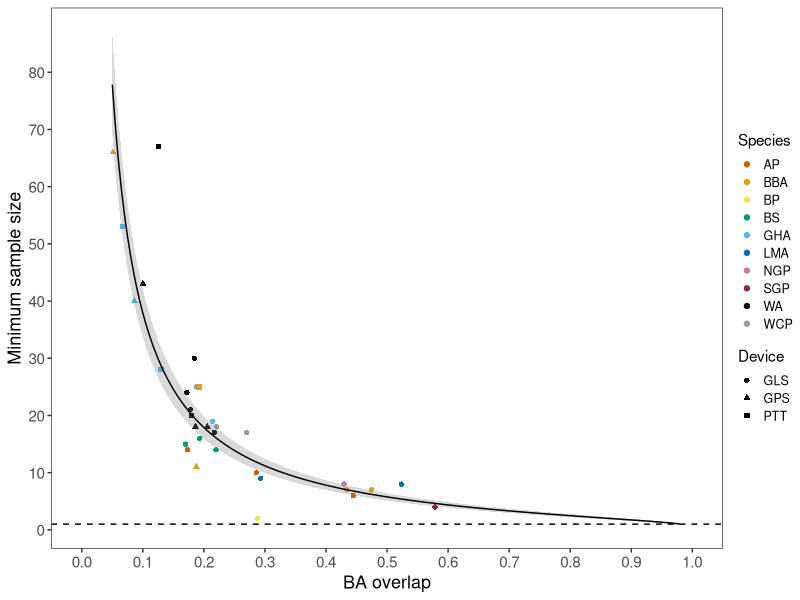
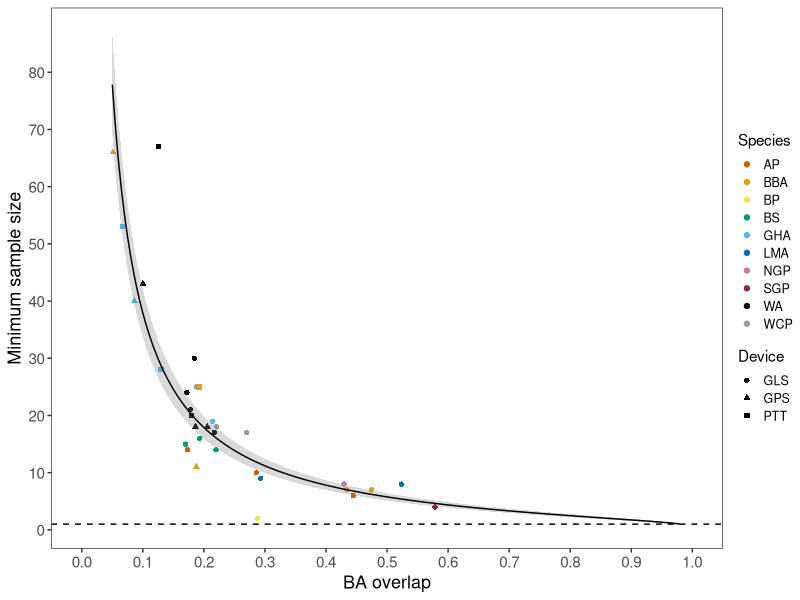
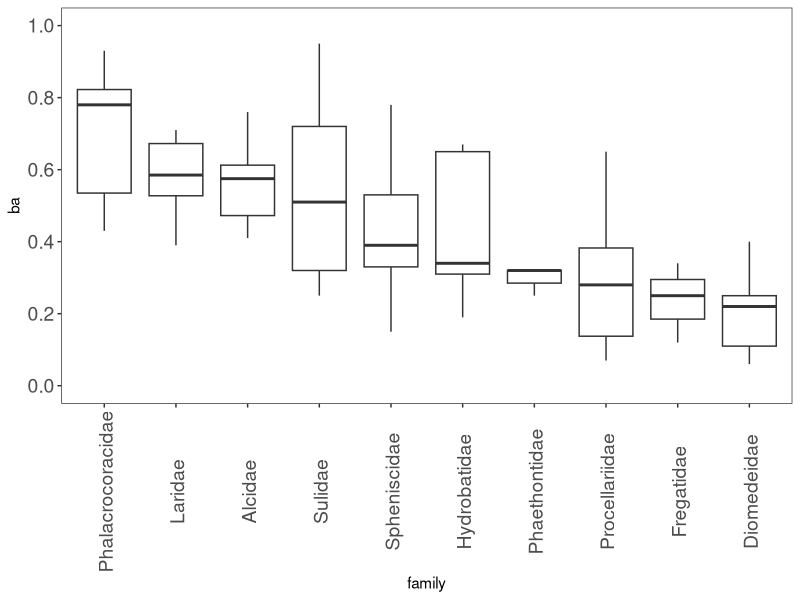
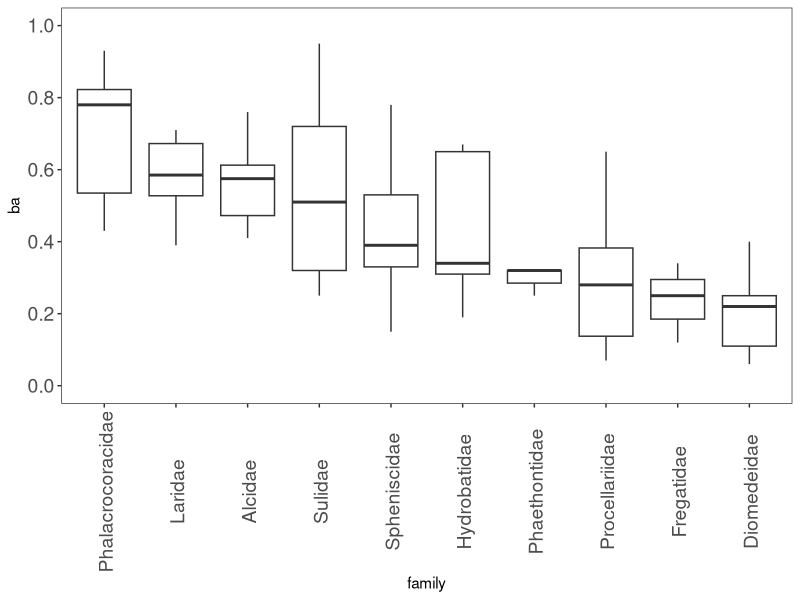
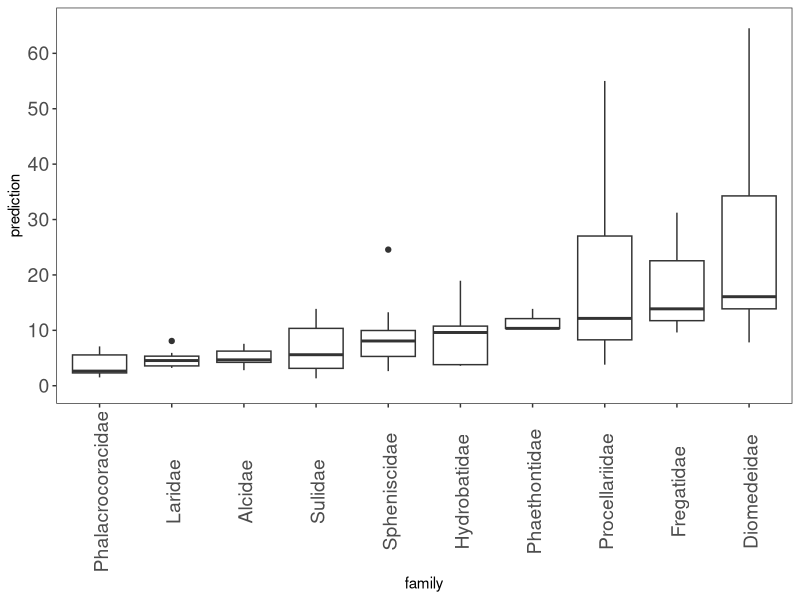
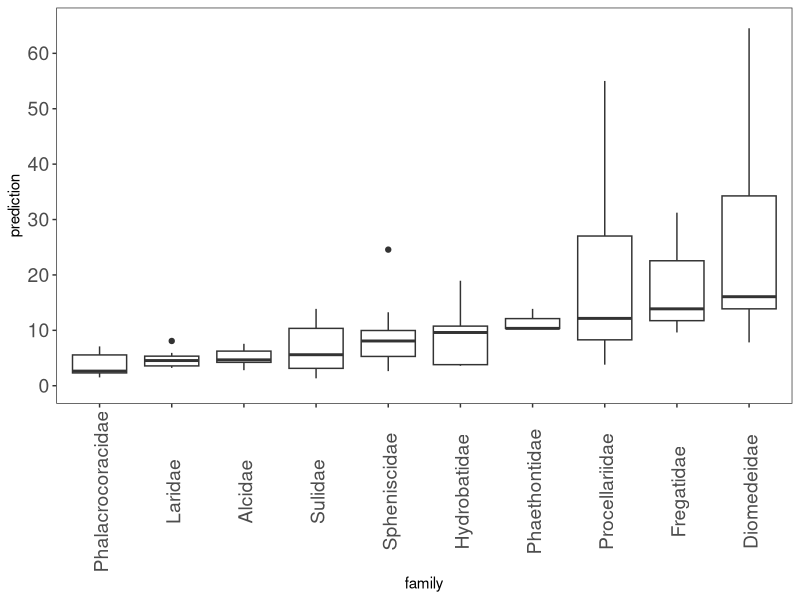

Write R code to recreate these figures, in order.
library(ggplot2)

plot_direx <- "./Plots/"

#### 1. LOAD IN AND PREPARE DATA ####

# much of this section is copied from 2f.
pred_gls <- read.csv("./Data_outputs/area_occupied_50_predictions.csv")
pred_gls <- subset(pred_gls, pop_size == 100 & model == "MM3",)
pred_gls <- pred_gls[order(pred_gls$dataset),]
# load in overlap scores
overlap_gls <- read.csv("./Data_outputs/ba_overlap_scores.csv")
overlap_gls <- overlap_gls[order(overlap_gls$dataset),]
# load in PTT+GPS sample sizes and overlap scores
pred_br <- read.csv("./Data_inputs/ptt+gps_overlap_sample_predictions.csv")
# combine all datasets
all_preds <- data.frame(prediction = c(pred_gls$prediction, pred_br$prediction), ba = c(overlap_gls$ba, pred_br$ba),
                        species = c(overlap_gls$species, pred_br$species), year = c(overlap_gls$year, rep("ALL", nrow(pred_br))),
                        device = c(rep("GLS", nrow(overlap_gls)), pred_br$device), stage = c(rep("NB", nrow(overlap_gls)), pred_br$stage))

# setting up function and predicting onto dummy dataset
# editing function from function codes to not round up numbers to predict to - see functions.R code
prediction_from_ba_woround <- function(ba) {
  x <- ba$ba
  # Compute predictions
  y <- -3.9926/log(1-x)
  # Compute the gradient manually: derivative w.r.t k
  grad_matrix <- matrix(1 / log(1 - x), ncol = 1)  # Ensure it's a matrix
  # Compute standard error of predictions from vcov of model
  se_fit <- sqrt(grad_matrix^2 * 0.05120739)
  # Compute 95% confidence intervals
  alpha <- 0.05
  z_score <- qnorm(1 - alpha / 2)  # 1.96 for 95% CI
  upper <- y + z_score * se_fit
  lower <- y - z_score * se_fit
  # Output dataframe as whole numbers
  out_df <- data.frame(ba = x, prediction = y, lower = lower, upper = upper)
  return(out_df)
}
fake_df <- data.frame(ba = seq(0.05, 1, 0.005))
pred_df <- prediction_from_ba_woround(fake_df)

# load in oppel 2018 values
oppel <- read.csv("./Data_inputs/oppel_et_al_2018_ba_scores.csv")
oppel_pred <- prediction_from_ba_woround(oppel) 
oppel$prediction <- oppel_pred$prediction


#### 2. PLOTTING #####


##### PANEL A. RELATIONSHIP BETWEEN BA AND MINIMUM SAMPLE SIZES  #####

all_preds$Species <- all_preds$species
all_preds$Device <- all_preds$device

p1 <- ggplot() + geom_point(data = all_preds, aes(x = ba, y = prediction, colour = Species, shape = Device)) + 
  geom_ribbon(data = pred_df, aes(x = ba, ymin = lower, ymax = upper), alpha = 0.3, fill = "grey50") +
  geom_line(data = pred_df, aes(x = ba, y = prediction)) + theme_bw() + xlab("BA overlap") + ylab("Minimum sample size") +
  scale_x_continuous(limits = c(0, 1), breaks = seq(0, 1, 0.1))+
  scale_y_continuous(limits = c(1, 87), breaks = seq(0, 80, 10))+
  theme(panel.grid.major = element_blank(),panel.grid.minor = element_blank(),
        axis.title = element_text(size = 13), axis.text = element_text(size = 11),
        legend.title = element_text(size = 11), legend.text = element_text(size = 9),
        legend.margin = margin(0,0,0,0, unit="cm"),
        legend.key.size = unit(0.45, "cm")) +
  scale_colour_manual(values = c("AP" = "#D55E00", "BBA" = "#E69F00", "BP" = "#F0E442",
                                 "BS" = "#009E73", "GHA" = "#56B4E9", "LMA" = "#0072B2",
                                 "NGP" = "#CC79A7", "SGP" = "#882255",
                                 "WA" = "#000000", "WCP" = "grey60")) +
  geom_hline(yintercept=1, linetype="dashed")
p1

out.name <- paste0(plot_direx, "5a_ba_sample_relationship.png")
ggsave(out.name, dpi = 600, width = 2700, height = 2200, units = "px")
dev.off()


##### PANEL B. HISTOGRAMS OF BA #####

oppel$family <- factor(oppel$family, levels = c("Phalacrocoracidae", "Laridae",  "Alcidae", "Sulidae", "Spheniscidae", "Hydrobatidae",
                                          "Phaethontidae", "Procellariidae", "Fregatidae", "Diomedeidae"))

p2 <- ggplot(oppel, aes(family, ba)) + geom_boxplot() + theme_bw() +
  theme(panel.grid.major = element_blank(), panel.grid.minor = element_blank(),
  axis.text.x = element_text(angle = 90, size = 14, vjust = 0.6),
  axis.text.y = element_text(size = 14)) +
  scale_y_continuous(limits = c(0,1), breaks= seq(0,1, 0.2))
p2

out.name <- paste0(plot_direx, "5b_oppel2018_ba.png")
ggsave(out.name, dpi = 600, width = 2000, height = 2500, units = "px")
dev.off()


##### PANEL C. HISTOGRAMS OF PREDICTED SAMPLE SIZE #####

p3 <- ggplot(oppel, aes(family, prediction)) + geom_boxplot() + theme_bw() +
  theme(panel.grid.major = element_blank(), panel.grid.minor = element_blank(),
        axis.text.x = element_text(angle = 90, size = 14, vjust = 0.6),
        axis.text.y = element_text(size = 14)) +
  scale_y_continuous(limits = c(0,65), breaks= seq(0,60, 10))
p3

out.name <- paste0(plot_direx, "5c_oppel2018_predictions.png")
ggsave(out.name, dpi = 600, width = 2000, height = 2500, units = "px")
dev.off()
